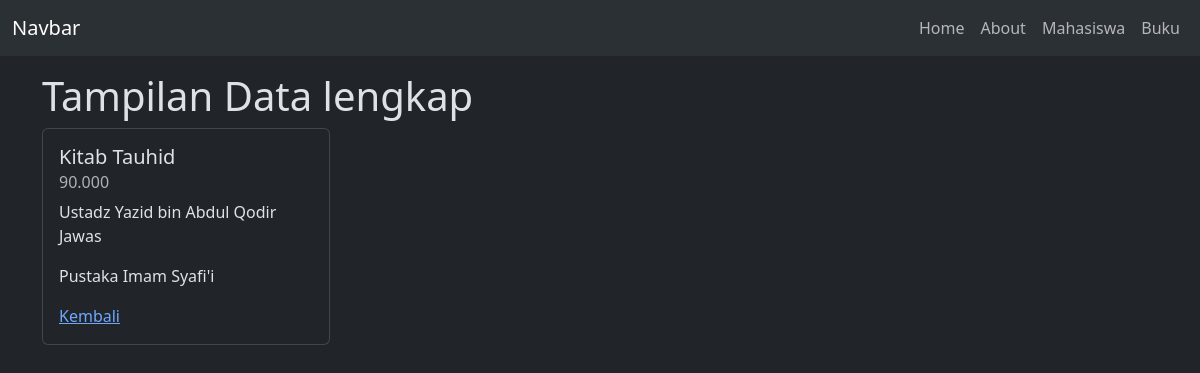
/z-app/public/DaftarBuku/detail/1, run on the app's committed database.
### z-app/app/core/Controller.php (called while the page is built, shortened)
<?php
class Controller
{
    public function view($view, $data = [])
    {
        require "../app/views/$view.php";
    }
    public function model($model)
    {
        return new $model;
    }
}

### z-app/app/controllers/DaftarBuku.php (called while the page is built, shortened)
<?php
class DaftarBuku extends Controller
{
    public function detail($id)
    {
        $data["judul"] = "Halaman detail";
        $data["buku"] = $this->model("Buku_model")->getDataByid($id);
        $this->view("daftar_buku/detail", $data);
    }
}

### z-app/app/core/App.php (called while the page is built, shortened)
<?php
class App
{
    private $controller = "Home", $method = "index", $params = [];
    public function __construct()
    {
        $str = $this->ambilURL();
        if ($str !== null && file_exists("../app/controllers/{$str[0]}.php")) {
            unset($str[0]);
        }
        $this->controller = new $this->controller;
        if (isset($str[1])) {
            if (method_exists($this->controller, $str[1])) {
                $this->method = $str[1];
                unset($str[1]);
            }
        }
        if (!empty($str)) {
            $this->params = array_values($str);
        }
        call_user_func_array([$this->controller, $this->method], $this->params);
    }
    public function ambilURL()
    {
        if (isset($_GET["url"])) {
            $url = $_GET["url"];
            $url = rtrim($url, '/');
            $url = explode("/", $url);
            return $url;
        }
    }
}

### z-app/public/index.php (called while the page is built, shortened)
<?php
$app = new App();

### z-app/app/core/Database.php (called while the page is built, shortened)
<?php
class Database
{
    private $host = DB_HOST,
        $user = DB_USER,
        $pass = DB_PASS,
        $db_name = DB_NAME,
        $dbh, $stmt;
    public function __construct()
    {
        $dsn = "mysql:host={$this->host};dbname={$this->db_name}";
        $options = [
            PDO::ATTR_PERSISTENT => true,
            PDO::ATTR_ERRMODE => PDO::ERRMODE_EXCEPTION
        ];
        try {
            $this->dbh = new PDO($dsn, $this->user, $this->pass, $options);
        } catch (PDOException $e) {
            $e->getMessage();
        }
    }
    public function query($query)
    {
        $this->stmt = $this->dbh->prepare($query);
    }
    public function bind($param, $value, $type = null)
    {
        if (is_null($type)) {
            switch (true) {
                default:
                    $type = PDO::PARAM_STR;
                    break;
            }
        }
        $this->stmt->bindValue($param, $value, $type);
    }
    public function execute()
    {
        $this->stmt->execute();
    }
    public function single()
    {
        $this->execute();
        return $this->stmt->fetch(PDO::FETCH_ASSOC);
    }
}

### z-app/app/models/Buku_model.php (called while the page is built, shortened)
<?php
class Buku_model
{
    private $table = "daftar buku", $db;
    public function __construct()
    {
        $this->db = new Database();
    }
    public function getDataById($id)
    {
        $this->db->query("SELECT * FROM `{$this->table}` WHERE id=:id");
        $this->db->bind("id", $id);
        return $this->db->single();
    }
}

### z-app/app/views/daftar_buku/detail.php (the view)
<h1>Tampilan Data lengkap</h1>
<div class="card" style="width: 18rem;">
    <div class="card-body">
        <h5 class="card-title"><?= $data["buku"]["judul buku"] ?></h5>
        <h6 class="card-subtitle mb-2 text-body-secondary"><?= $data["buku"]["harga"] ?></h6>
        <p class="card-text"><?= $data["buku"]["penulis"] ?></p>
        <p class="card-text"><?= $data["buku"]["penerbit"] ?></p>
        <a href="<?= URL_UTAMA ?>DaftarBuku" class="card-link">Kembali</a>
    </div>
</div>

### data on the page
daftar buku: judul buku "Kitab Tauhid", harga "90.000", penulis "Ustadz Yazid bin Abdul Qodir Jawas", penerbit "Pustaka Imam Syafi'i"
